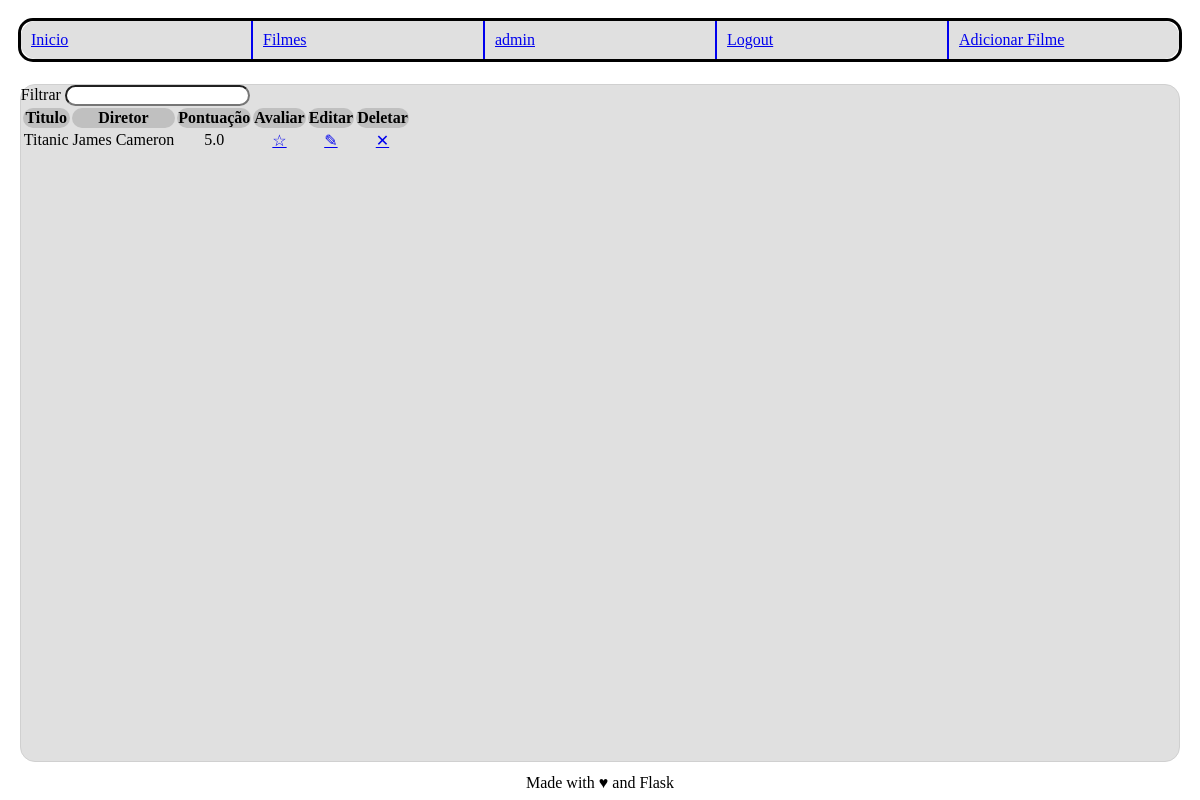
Page /filme/ (signed in) on the committed database.
### imdb/usuario/models.py (models this page shows, shortened)
class Usuario(db.Model, UserMixin):
   bcrypt = Bcrypt()
   __tablename__ = 'usuario'
   id = db.Column(db.Integer, primary_key=True)
   email = db.Column(db.String(80), unique=True, nullable=False)
   username = db.Column(db.String(80), unique=True, nullable=False)
   senha = db.Column(db.String(255),nullable = False)
   funcao = db.Column(db.String(50), server_default="user", nullable=False) #admin ou normal
   avaliacoes = db.relationship(Avaliacao, backref='usuario', lazy= True)

### imdb/filme/models.py (models this page shows, shortened)
class Filme(db.Model):
   __tablename__ = 'filme'
   id = db.Column(db.Integer, primary_key=True)
   titulo = db.Column(db.String(160), unique=True, nullable=False)
   id_imdb = db.Column(db.String(7), unique=True, nullable=False)
   atores = db.Column(db.String(1000), nullable=False)
   diretor = db.Column(db.String(160), nullable=False)
   avaliacoes = db.relationship('Avaliacao', cascade="all,delete", backref='filme', lazy= True)
   def media_avaliacao(self):
       media = 0
       avaliacoes = self.avaliacoes
       total = sum([avaliacao.estrelas for avaliacao in avaliacoes])
       if len(avaliacoes) > 0:
           media = total /len(avaliacoes)
       return media

class Avaliacao(db.Model):
    __tablename__ = 'avaliacao'
    id = db.Column(db.Integer, primary_key=True)
    titulo = db.Column(db.String(200), nullable=False)
    corpo = db.Column(db.String(500))
    estrelas = db.Column(db.Integer, nullable=False)
    id_filme = db.Column(db.Integer, db.ForeignKey('filme.id'), nullable=False)
    id_usuario = db.Column(db.Integer, db.ForeignKey('usuario.id'), nullable=False)

### imdb/filme/views.py (the view)
@filme.route("/", methods=["GET", "POST"])
def lista():
    filmes = []
    if request.method == "POST":
        busca = request.form.get("busca")
        filmes += Filme.query.filter(Filme.titulo.like(f"%{busca}%"))
        filmes += Filme.query.filter(Filme.id_imdb.like(f"%{busca}%"))
        filmes += Filme.query.filter(Filme.diretor.like(f"%{busca}%"))
        filmes += Filme.query.filter(Filme.atores.like(f"%{busca}%"))
        filmes = set(list(filmes))
    else:
        filmes = Filme.query.all()
    return render_template("lista.html.j2", filmes=filmes)

### imdb/usuario/models.py (called while the page is built)
@login_manager.user_loader
def load_user(user_id):
    return Usuario.query.get(user_id)

### imdb/filme/templates/lista.html.j2 (shortened to what this page needs)
{% extends "base.html.j2" %}
{% block content %}
<form action="{{url_for('filme.lista')}}" method="POST">
   <div>
      <label for="busca">Filtrar</label>
      <input type="text" name="busca"/>
   </div>
</form>
<table>
  <tr>
    <th>Titulo</th>
    <th>Diretor</th>
    <th>Pontuação</th>
    {% if current_user.is_authenticated %}
    <th>Avaliar</th>
      {% if current_user.funcao == "admin" %}
      <th>Editar</a></th>
      <th>Deletar</th>
      {% endif %}
    {% endif %}
  </tr>
  {% for filme in filmes %}
    <tr>
      <td>{{filme.titulo}}</td>
      <td>{{filme.diretor}}</td>
      <td>{{filme.media_avaliacao()|round(1)}}</td>
      {% if current_user.is_authenticated %}
      <td><a href="{{url_for('filme.avaliar', id_filme=filme.id)}}">&star;</a> </td>
      {% if current_user.funcao == "admin" %}
      <td><a href="{{url_for('filme.editar', filme_id=filme.id)}}">&#9998;</a></td>
      <td><a href="{{url_for('filme.remover', filme_id=filme.id)}}">&#10005;</a></td>
      {% endif %}
      {% endif %}
    </tr>
  {% endfor%}
</table>
{% endblock %}

### imdb/templates/base.html.j2 (shortened to what this page needs)
<!DOCTYPE html>
<html>
  <head>
    {% block head %}
    <link rel="stylesheet" href="{{ url_for('static', filename='styles/style.css') }}">
    {% endblock %}
  </head>
  <body>
    {% block navbar %}
      <nav>
        <a href="{{url_for('principal.index')}}">Inicio</a>
        <a href="{{url_for('filme.lista')}}">Filmes</a>
        {% if not current_user.is_authenticated %}
          <a href="{{url_for('principal.login')}}">Login</a>
          <a href="{{url_for('usuario.cadastrar_usuario')}}">Cadastrar</a>
        {% else %}
          <a href="{{url_for('usuario.perfil')}}">{{current_user.username}}</a>
          <a href="{{url_for('principal.logout')}}">Logout</a>
        {% endif %}
        {% if current_user.funcao == "admin" %}
          <a href="{{url_for('filme.adicionar')}}">Adicionar Filme</a>
        {% endif %}
      </nav>
    {% endblock %}
    <div id="content">{% block content %}{% endblock %}</div>
    <div id="footer">
      {% block footer %}
      Made with &hearts; and Flask
      {% endblock %}
    </div>
  </body>
</html>

### imdb/static/styles/style.css (style rules this page uses)
#content { margin: 1%; background-color: #e0e0e0; border-color: #d0d0d0; border-style: solid; border-width: thin; border-radius: 15px }
#footer { align-self: center; }
nav { margin: 10px; border-style: solid; display: flex; flex-wrap: wrap; }
nav a { flex: 1; padding: 10px; margin: 0px; float: left; background-color: #e0e0e0; border-top-right-radius: 0; border-bottom-right-radius: 0; }
nav a:nth-child(n+2) { border-left-style: solid; border-radius: 0; border-left-width: 2px; }
nav a:last-child { border-right: 0px; border-top-right-radius: 15px; border-bottom-right-radius: 15px; }
html, body { height: 100%; display: flex; flex-direction: column; }
#content { height: 100%; }
tr { text-align: center; }
th { background-color: #c0c0c0; }
* { border-radius: 15px; }

### rows in the picture
Usuario: username "admin"
Filme: titulo "Titanic", diretor "James Cameron", media_avaliacao "5.0"
